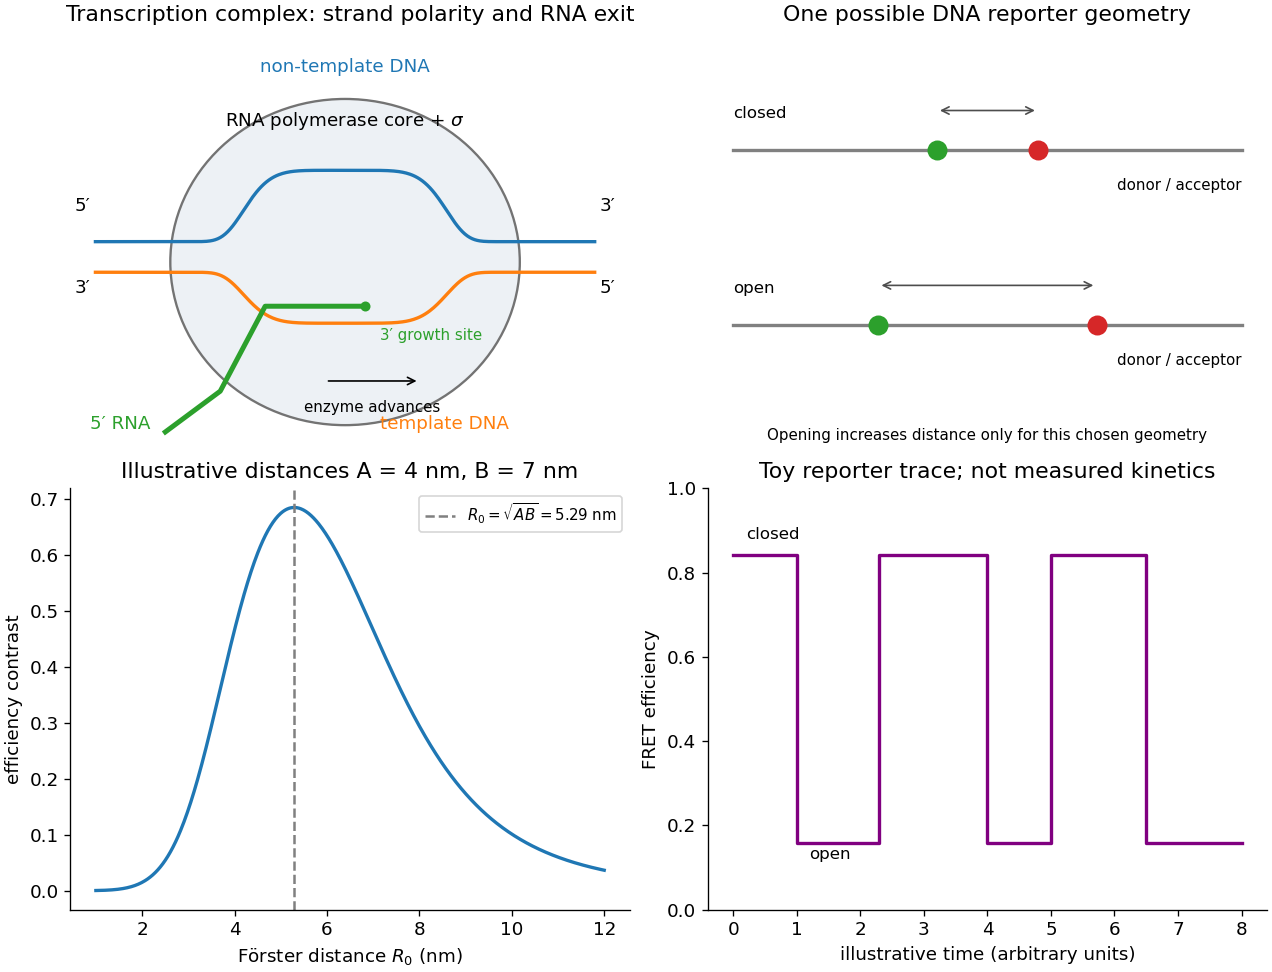

Reproduce this figure in Python.
"""Original model illustration; Python 3.14, NumPy 2.3, Matplotlib 3.10."""
from pathlib import Path
import numpy as np
import matplotlib
matplotlib.use('Agg')
import matplotlib.pyplot as plt
from matplotlib.patches import Ellipse, Circle
plt.rcParams.update({'font.size':11,'axes.spines.top':False,'axes.spines.right':False,'figure.facecolor':'white','savefig.facecolor':'white'})

fig,axs=plt.subplots(2,2,figsize=(10.6,8.1),layout='constrained')
ax=axs[0,0];ax.set(xlim=(-.5,10.7),ylim=(-.2,6));ax.axis('off');ax.set_title('Transcription complex: strand polarity and RNA exit')
ax.add_patch(Ellipse((5,2.6),7,4.8,fc='#edf1f5',ec='.45',lw=1.4));ax.text(5,4.6,r'RNA polymerase core + $\sigma$',ha='center',fontsize=11)
x=np.linspace(0,10,401);bubble=np.exp(-((x-5)/2.1)**6)
ax.plot(x,2.9+1.05*bubble,color='tab:blue',lw=2);ax.plot(x,2.45-.75*bubble,color='tab:orange',lw=2)
ax.text(-.1,3.35,"5′",ha='right');ax.text(10.1,3.35,"3′");ax.text(-.1,2.15,"3′",ha='right');ax.text(10.1,2.15,"5′")
ax.text(5,5.4,'non-template DNA',color='tab:blue',ha='center');ax.text(7,.15,'template DNA',color='tab:orange',ha='center')
ax.plot([1.4,2.5,3.4,5.4],[.1,.7,1.95,1.95],color='tab:green',lw=3);ax.text(1.1,.15,"5′ RNA",ha='right',color='tab:green');ax.plot(5.4,1.95,'o',color='tab:green',ms=5);ax.text(5.7,1.45,"3′ growth site",fontsize=9,color='tab:green')
ax.annotate('',xy=(6.5,.85),xytext=(4.6,.85),arrowprops={'arrowstyle':'->'});ax.text(5.55,.4,'enzyme advances',ha='center',fontsize=9)
ax=axs[0,1];ax.set(xlim=(-.5,10.5),ylim=(-.3,5));ax.axis('off');ax.set_title('One possible DNA reporter geometry')
for y,gap,label in [(3.5,2,'closed'),(1.3,4.3,'open')]:
    left=5-gap/2;right=5+gap/2
    ax.plot([0,10],[y,y],color='.5',lw=2)
    ax.plot(left,y,'o',color='tab:green',ms=11);ax.plot(right,y,'o',color='tab:red',ms=11)
    ax.annotate('',xy=(right,y+.5),xytext=(left,y+.5),arrowprops={'arrowstyle':'<->','color':'.3'})
    ax.text(0,y+.4,label,fontsize=10);ax.text(10,y-.5,'donor / acceptor',ha='right',fontsize=9)
ax.text(5,-.15,'Opening increases distance only for this chosen geometry',ha='center',fontsize=9)
A=4.;B=7.;r0=np.linspace(1,12,601);ea=1/(1+(A/r0)**6);eb=1/(1+(B/r0)**6);opt=np.sqrt(A*B)
axs[1,0].plot(r0,ea-eb,lw=2);axs[1,0].axvline(opt,color='.5',ls='--',label=rf'$R_0=\sqrt{{AB}}={opt:.2f}$ nm')
axs[1,0].set(xlabel=r'Förster distance $R_0$ (nm)',ylabel='efficiency contrast',title='Illustrative distances A = 4 nm, B = 7 nm');axs[1,0].legend(fontsize=9)
t=np.array([0,1,1,2.3,2.3,4,4,5,5,6.5,6.5,8]);state=np.array([0,0,1,1,0,0,1,1,0,0,1,1]);eclose=1/(1+(A/opt)**6);eopen=1/(1+(B/opt)**6);e=eclose+(eopen-eclose)*state
axs[1,1].plot(t,e,lw=2,color='purple');axs[1,1].set(xlabel='illustrative time (arbitrary units)',ylabel='FRET efficiency',ylim=(0,1),title='Toy reporter trace; not measured kinetics')
axs[1,1].text(.2,.88,'closed',fontsize=10);axs[1,1].text(1.2,.12,'open',fontsize=10)

fig.savefig(Path.cwd()/Path(__file__).with_suffix('.png').name,dpi=120,facecolor='white',transparent=False)
plt.close(fig)
